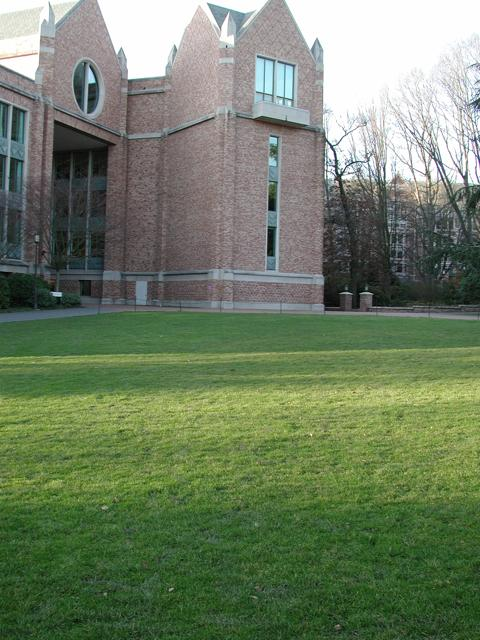
#> input picture image-stitching-aniketp02-main/assets/campus/campus1.jpg, 480 x 640 px
$ python editor.py ../image-stitching-aniketp02-main/assets/campus/campus1.jpg
#> lines starting #> are read from the running program, lines starting #| are printed output that depends on the picture
import argparse
import cv2 as cv
import numpy as np

parser = argparse.ArgumentParser()

parser.add_argument("file", help="path to image file")
parser.add_argument("width", nargs='?', type=int, help="width of the display screen")
parser.add_argument("height", nargs='?', type=int, help="height of the display screen")

args = parser.parse_args()

if args.width:
    w = args.width
else:
    w = 1280
if args.height:
    h = args.height
else:
    h = 720


file = args.file

print('Default color is blue')
color = (255, 0, 0) # color for the circle default blue

# mouse callback function
def draw_circle(event,x,y,flags,param):
    if event == cv.EVENT_LBUTTONDOWN:
        cv.circle(img,(x,y),10,color,-1)


img = cv.imread(file)
#> img is the input picture: shape (640, 480, 3); mean B, G, R 100, 126.7, 111.3

if img is None:
    img = np.zeros((100, 100, 3))
    img.fill(255)

img = cv.resize(img, (w, h))
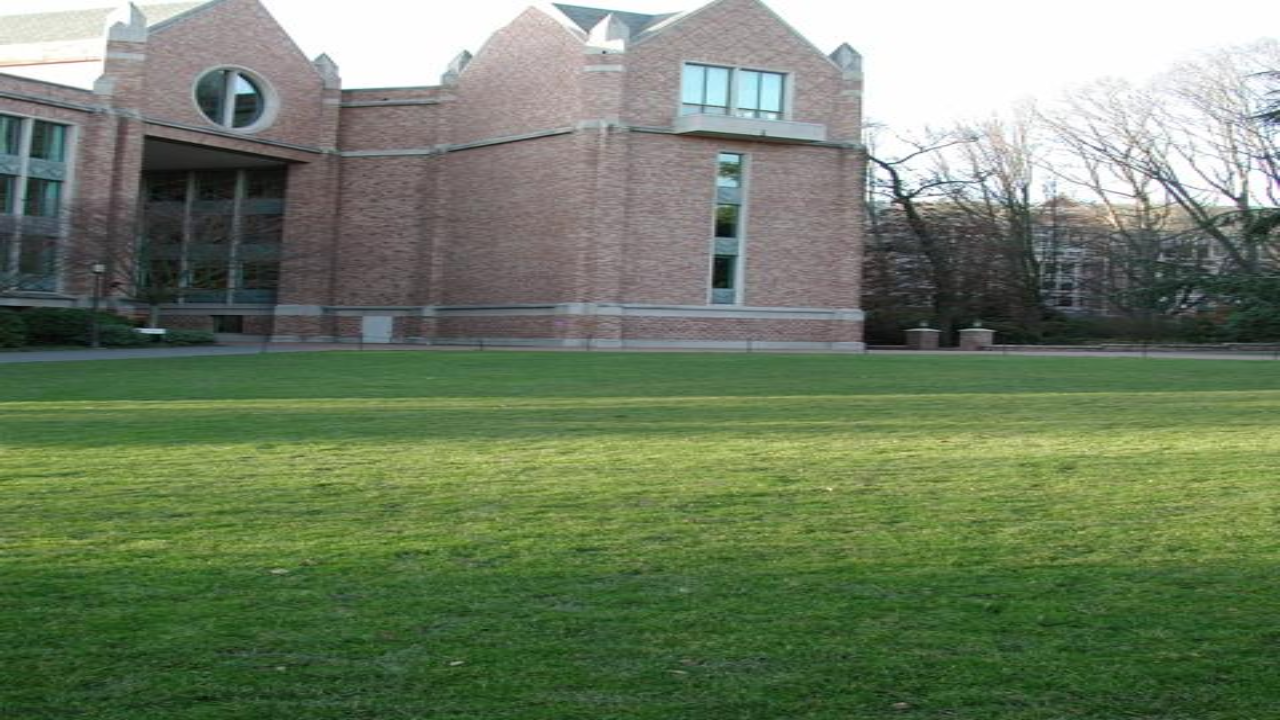
#> img: shape (720, 1280, 3); mean B, G, R 99.9, 126.5, 111.2


cv.namedWindow('Image')
cv.setMouseCallback('Image',draw_circle)


while(1):
    cv.imshow('Image',img)
    k = cv.waitKey(1)
#> (key Q is pressed here)
    if k & 0xFF == ord('Q'):
        cv.imwrite('modified.jpg', img)
        break
    elif k & 0xFF == ord('R'):
        print('Current color selected is red')
        color = (0, 0, 255)
    elif k & 0xFF == ord('G'):
        print('Current color selected is green')
        color = (0, 255, 0)
    elif k & 0xFF == ord('B'):
        print('Current color selected is blue')
        color = (255, 0, 0)


cv.destroyAllWindows()
